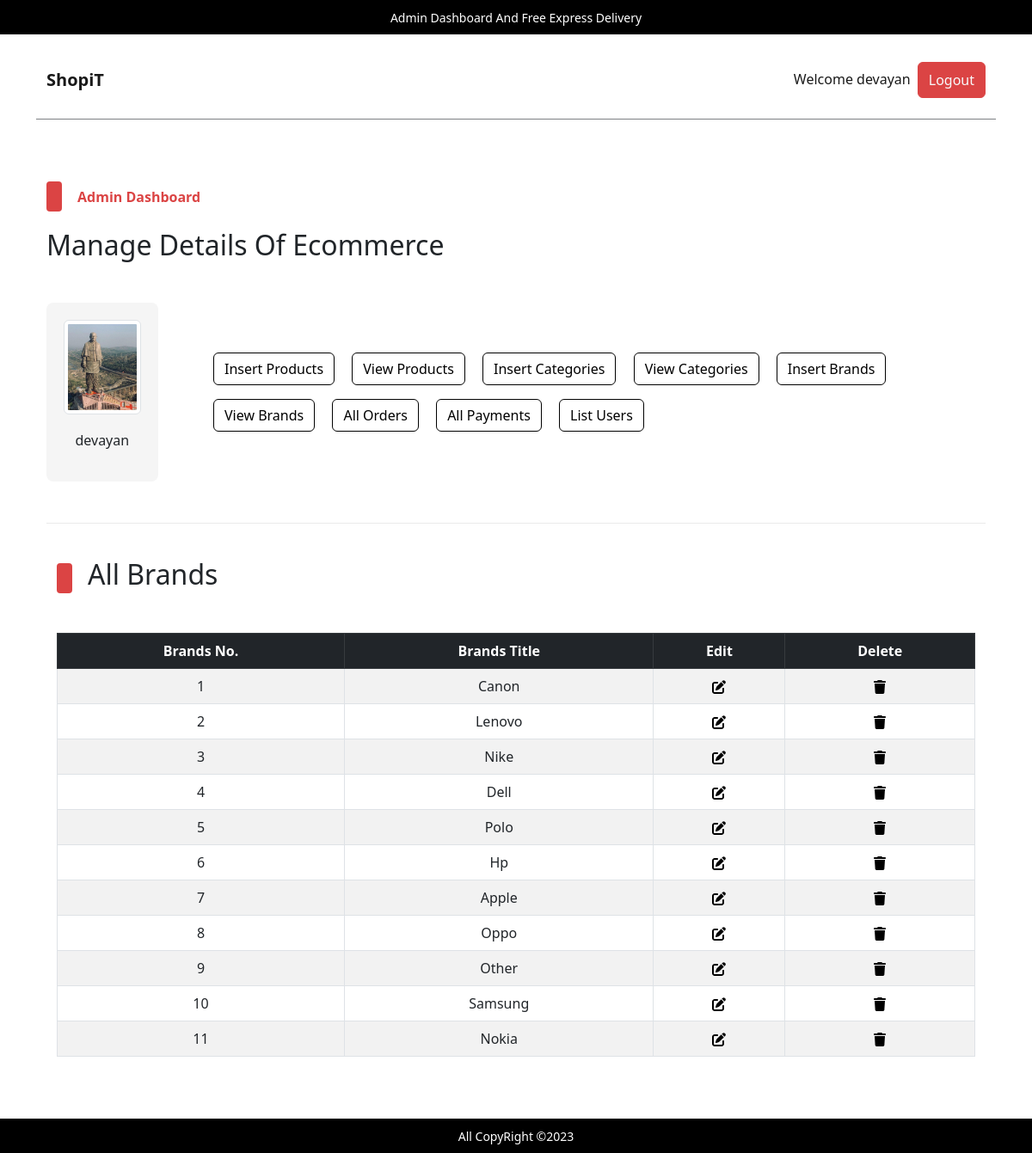
Screenshot of /admin/index.php?view_brands (signed in) with the database file from the repository.
### tables this page shows
CREATE TABLE `admin_table` (
  `admin_id` int(11) NOT NULL,
  `admin_name` varchar(100) NOT NULL,
  `admin_email` varchar(200) NOT NULL,
  `admin_image` varchar(255) NOT NULL,
  `admin_password` varchar(255) NOT NULL
);

CREATE TABLE `brands` (
  `brand_id` int(11) NOT NULL,
  `brand_title` varchar(100) NOT NULL
);

### admin/view_brands.php (the view, shortened to what this page needs)
<!DOCTYPE html>
<html lang="en">
<head>
</head>
<body>
    <div class="container">
        <div class="categ-header">
            <div class="sub-title">
                <span class="shape"></span>
                <h2>All Brands</h2>
            </div>
        </div>
        <div class="table-data">
            <table class="table table-bordered table-hover table-striped text-center">
                <thead class="table-dark">
                    <tr>
                        <th>Brands No.</th>
                        <th>Brands Title</th>
                        <th>Edit</th>
                        <th>Delete</th>
                    </tr>
                </thead>
                <tbody>
                    <?php
                    $get_brand_query = "SELECT * FROM `brands`";
                    $get_brand_result = mysqli_query($con, $get_brand_query);
                    $id_number = 1;
                    while ($row_fetch_brands = mysqli_fetch_array($get_brand_result)) {
                        $brand_id = $row_fetch_brands['brand_id'];
                        $brand_title = $row_fetch_brands['brand_title'];
                        echo "
                            <tr>
                            <td>$id_number</td>
                            <td>$brand_title</td>
                            <td>
                                <a href='index.php?edit_brand=$brand_id'>
                                </a>
                            </td>
                            <td>
                                <a href='index.php?delete_brand=$brand_id' data-bs-toggle='modal' data-bs-target='#deleteModal_$brand_id'>
                                </a>
                                <div class='modal fade' id='deleteModal_$brand_id' tabindex='-1' aria-labelledby='deleteModal_$brand_id.Label' aria-hidden='true'>
                                                            <a class='text-light' href='index.php?delete_brand=$brand_id'>
                                                                Delete $brand_title
                                                            </a>
                                </div>
                            </td>
                        </tr>
                            ";
                        $id_number++;
                    }
                    ?>
                </tbody>
            </table>
        </div>
    </div>
</body>
</html>

### admin/index.php (shortened to what this page needs)
<?php
    include('../includes/connect.php');
    if(isset($_SESSION['admin_username'])){
        $admin_name = $_SESSION['admin_username'];
        $get_admin_data = "SELECT * FROM `admin_table` WHERE admin_name = '$admin_name'";
        $get_admin_result = mysqli_query($con,$get_admin_data);
        $row_fetch_admin_data = mysqli_fetch_array($get_admin_result);
        $admin_name = $row_fetch_admin_data['admin_name'];
        $admin_image = $row_fetch_admin_data['admin_image'];
    }else{
        echo "<script>window.open('./admin_login.php','_self');</script>";
    }
?>
<!DOCTYPE html>
<html lang="en">
<head>
    <link rel="stylesheet" href="../assets/css/bootstrap.css" />
    <link rel="stylesheet" href="../assets/css/main.css" />
</head>
<body>
    <div class="container my-5 pb-5">
    <div class="upper-nav primary-bg p-2 px-3 text-center text-break fixed-top">
        <span>Admin Dashboard And Free Express Delivery</span>
    </div>
    <nav class="navbar navbar-expand-lg navbar-light bg-light my-5">
        <div class="container py-3">
            <a class="navbar-brand fw-bold" href="#">ShopiT</a>
            <div class="collapse navbar-collapse" id="navbarSupportedContentad">
                <ul class="navbar-nav ms-auto mb-2 mb-lg-0">
                    <li class="nav-item">
                        <a class="nav-link active" aria-current="page" href="#">Welcome <?php echo $admin_name;?></a>
                    </li>
                    <li class="nav-item">
                    <button class="btn btn-primary p-0 px-1">
                            <a href="./admin_logout.php" class="nav-link text-light">Logout</a>
                        </button>
                    </li>
                </ul>
            </div>
        </div>
    </nav>
    <div class="control my-5">
        <div class="container pt-4 pb-0">
            <div class="categ-header">
                <div class="sub-title">
                    <span class="shape"></span>
                    <span class="title">Admin Dashboard</span>
                </div>
                <h2>Manage Details Of Ecommerce</h2>
            </div>
            <div class="row align-items-center mb-5">
                <div class="col-md-2">
                    <div class="admin-image">
                        <a href="./index.php"><img src="./admin_images/<?php echo $admin_image;?>" class="img-thumbnail" alt="Admin Photo"></a>
                        <p><?php echo $admin_name;?></p>
                    </div>
                </div>
                <div class="col-md-10 ">
                    <div class="buttons">
                        <button class="btn btn-outline-primary m-2">
                            <a href="./insert_product.php" class="nav-link">Insert Products</a>
                        </button>
                        <button class="btn btn-outline-primary m-2">
                            <a href="index.php?view_products" class="nav-link">View Products</a>
                        </button>
                        <button class="btn btn-outline-primary m-2">
                            <a href="index.php?insert_category" class="nav-link">Insert Categories</a>
                        </button>
                        <button class="btn btn-outline-primary m-2">
                            <a href="index.php?view_categories" class="nav-link">View Categories</a>
                        </button>
                        <button class="btn btn-outline-primary m-2">
                            <a href="index.php?insert_brand" class="nav-link">Insert Brands</a>
                        </button>
                        <button class="btn btn-outline-primary m-2">
                            <a href="index.php?view_brands" class="nav-link">View Brands</a>
                        </button>
                        <button class="btn btn-outline-primary m-2">
                            <a href="index.php?list_orders" class="nav-link">All Orders</a>
                        </button>
                        <button class="btn btn-outline-primary m-2">
                            <a href="index.php?list_payments" class="nav-link">All Payments</a>
                        </button>
                        <button class="btn btn-outline-primary m-2">
                            <a href="index.php?list_users" class="nav-link">List Users</a>
                        </button>
                    </div>
                </div>
            </div>
        </div>
    </div>
    <div class="container">
        <div class="divider"></div>
    </div>
    <div class="change-page">
        <div class="container">
            <?php
            if(isset($_GET['view_brands'])){
                include('./view_brands.php');
            }
            ?>
        </div>
    </div>
    <div class="upper-nav primary-bg p-2 px-3 text-center text-break fixed-bottom">
        <span>All CopyRight &copy;2023</span>
    </div>
</div>
</body>
</html>

### assets/css/main.css (style rules this page uses)
* { -webkit-box-sizing: border-box; -moz-box-sizing: border-box; box-sizing: border-box; margin: 0; padding: 0; }
html { scroll-behavior: smooth; }
a { text-decoration: none; color: #000000; cursor: pointer; }
button, input[type="submit"] { cursor: pointer; }
ul { list-style: none; }
.primary-bg { background-color: #000; }
.divider { background-color: #eaeaea; height: 1.5px; width: 100%; margin-top: 30px; margin-bottom: 40px; }
.container .categ-header { display: flex; flex-direction: column; gap: 20px; margin-bottom: 40px; }
.container .categ-header .sub-title { display: flex; flex-direction: row; gap: 18px; align-items: center; }
.container .categ-header .sub-title span:nth-of-type(1) { width: 18px; height: 35px; background-color: #DB4444; border-radius: 4px; -webkit-border-radius: 4px; -moz-border-radius: 4px; -ms-border-radius: 4px; -o-border-radius: 4px; }
.shape { display: inline-block; width: 18px; height: 35px; background-color: #DB4444; border-radius: 4px; -webkit-border-radius: 4px; -moz-border-radius: 4px; -ms-border-radius: 4px; -o-border-radius: 4px; }
.container .categ-header .sub-title span:nth-of-type(2) { color: #DB4444; font-weight: bold; }
.upper-nav span { color: #ffffff; font-size: 14px; }
.bg-light { background-color: #ffffff !important; border-bottom: 1px solid #7D8184; }
.control .container .row .admin-image { width: 80%; background-color: #F5F5F5; padding: 20px; display: flex; flex-direction: column; gap:18px; align-items: center; border-radius: 8px; -webkit-border-radius: 8px; -moz-border-radius: 8px; -ms-border-radius: 8px; -o-border-radius: 8px; }
.control .container .row .admin-image img { width: 100%; }
.control .container .row .buttons a.nav-link { transition: 0s; -webkit-transition: 0s; -moz-transition: 0s; -ms-transition: 0s; -o-transition: 0s; }
td { vertical-align: middle; }

### rows the page displays
admin_table: admin_name "devayan", admin_image (picture)
brands: brand_title "Canon"
brands: brand_title "Lenovo"
brands: brand_title "Nike"
brands: brand_title "Dell"
brands: brand_title "Polo"
brands: brand_title "Hp"
brands: brand_title "Apple"
brands: brand_title "Oppo"
brands: brand_title "Other"
brands: brand_title "Samsung"
brands: brand_title "Nokia"
